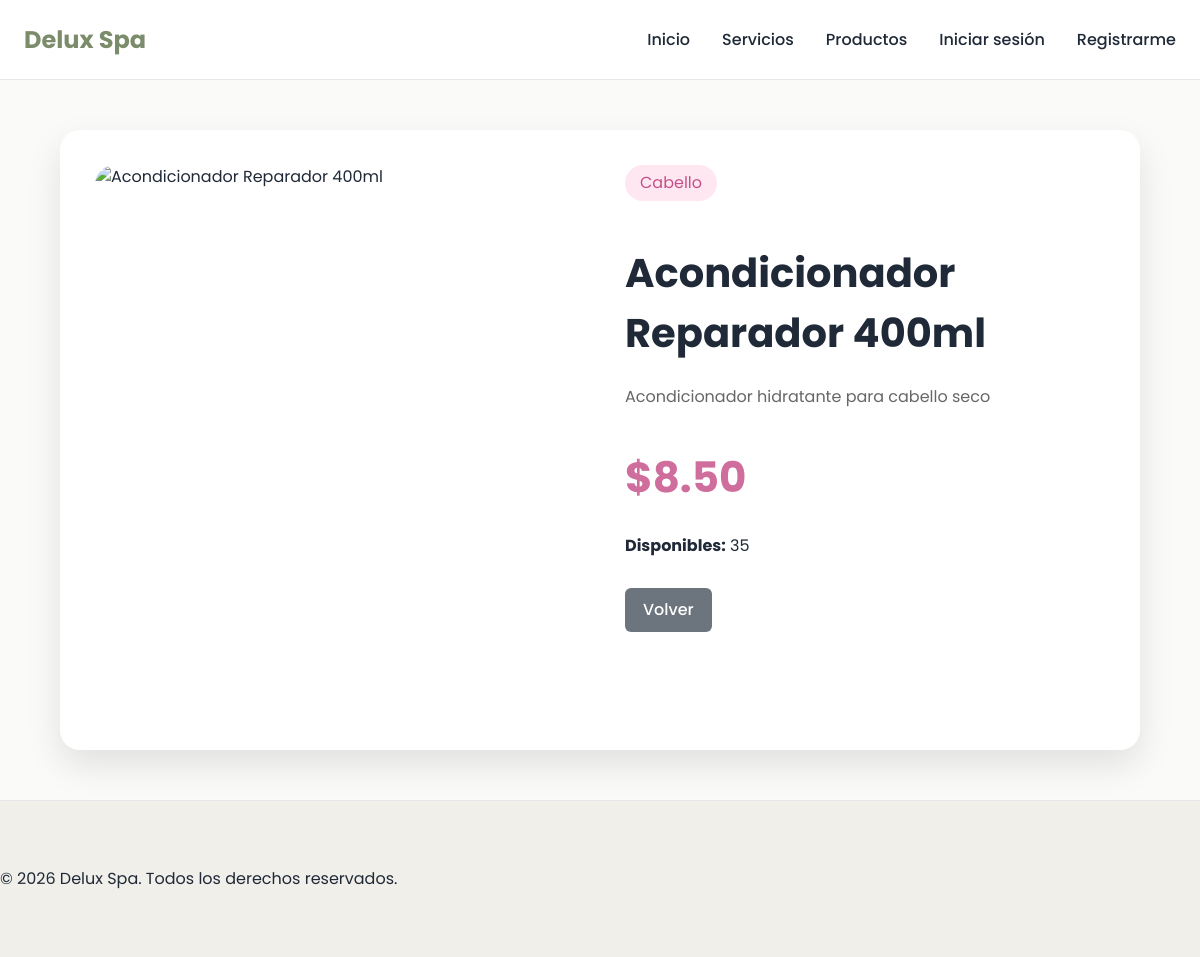
The app's page /index.php?controller=clienteProd&action=detalle&id=2 with its own data.
### tables this page shows
CREATE TABLE productos (
    id_producto            INT AUTO_INCREMENT PRIMARY KEY,
    id_categoria_producto  INT NOT NULL,
    nombre                 VARCHAR(100) NOT NULL,
    descripcion            TEXT NULL,
    precio                 DECIMAL(10,2) NOT NULL,
    stock                  INT NOT NULL DEFAULT 0,
    disponibilidad         TINYINT(1) NOT NULL DEFAULT 1,
    imagen                 VARCHAR(255) NULL,
    CONSTRAINT fk_productos_categoria
        FOREIGN KEY (id_categoria_producto) REFERENCES categorias_producto(id_categoria_producto)
        ON UPDATE CASCADE ON DELETE RESTRICT
);

CREATE TABLE categorias_producto (
    id_categoria_producto INT AUTO_INCREMENT PRIMARY KEY,
    nombre_categoria      VARCHAR(100) NOT NULL UNIQUE,
    descripcion           VARCHAR(200) NULL,
    estado                TINYINT(1)   NOT NULL DEFAULT 1
);

### controllers/cliente/ClienteProdController.php (called while the page is built, shortened)
<?php
require_once "models/dao/producto/ProductoDAO.php";
class ClienteProdController
{
    private ProductoDAO $productoDAO;
    public function __construct()
    {
        $this->productoDAO = new ProductoDAO();
    }
    public function detalle()
    {
        $id = filter_input(INPUT_GET, "id", FILTER_VALIDATE_INT);
        $producto = $this->productoDAO->buscarPorId($id);
        require_once "views/cliente/producto-compra/detalleProducto.php";
    }
}

### index.php (called while the page is built, shortened)
<?php
$action = $_GET['action'] ?? 'inicio';
$controller = new $controllerName();
$controller->$action();

### models/dao/producto/ProductoDAO.php (called while the page is built, shortened)
<?php
require_once "config/Database.php";
class ProductoDAO
{
    private PDO $cn;
    public function __construct(?PDO $conexion = null)
    {
        if($conexion !== null){
        $this->cn = $conexion;
        } else {
            $db = new Database();
            $this->cn = $db->conectar();
        }
    }
    public function buscarPorId(int $id)
    {
        $sql = "SELECT
                p.*,
                c.nombre_categoria
                FROM productos p
                INNER JOIN categorias_producto c
                    ON p.id_categoria_producto = c.id_categoria_producto
                WHERE p.id_producto = ?";
        $stmt = $this->cn->prepare($sql);
        $stmt->execute([$id]);
        return $stmt->fetch(PDO::FETCH_ASSOC);
    }
}

### config/Database.php (called while the page is built)
<?php
class Database
{
    private string $host = "localhost";
    private string $dbname = "spa_belleza";
    private string $user = "root";
    private string $password = "";
    public function conectar(): PDO
    {
        return new PDO(
            "mysql:host={$this->host};dbname={$this->dbname};charset=utf8mb4",
            $this->user,
            $this->password,
            [
                PDO::ATTR_ERRMODE            => PDO::ERRMODE_EXCEPTION,
                PDO::ATTR_DEFAULT_FETCH_MODE => PDO::FETCH_ASSOC,
                PDO::ATTR_EMULATE_PREPARES   => false
            ]
        );
    }
}

### views/cliente/producto-compra/detalleProducto.php (the view, shortened to what this page needs)
<?php
require_once "views/layouts/header_publico.php";
?>
<main class="detalle-container">
    <div class="detalle-card">
        <div class="detalle-imagen">
            <img src="<?= htmlspecialchars($producto["imagen"]) ?>"
                alt="<?= htmlspecialchars($producto["nombre"]) ?>">
        </div>
        <div class="detalle-info">
            <span class="categoria">
                <?= htmlspecialchars($producto["nombre_categoria"]) ?>
            </span>
            <h1><?= htmlspecialchars($producto["nombre"]) ?></h1>
            <p class="descripcion">
                <?= htmlspecialchars($producto["descripcion"]) ?>
            </p>
            <h2 class="precio">
                $<?= number_format($producto["precio"],2) ?>
            </h2>
            <p>
                <strong>Disponibles:</strong>
                <?= (int)$producto["stock"] ?>
            </p>
            <div class="acciones">
                <a
                    class="btn btn-secondary"
                    href="index.php?controller=clienteProd&action=index">
                    Volver
                </a>
            </div>
        </div>
    </div>
</main>
<?php require_once "views/layouts/footer.php"; ?>

### assets/css/design-system/variables.css (style rules this page uses)
:root { --color-primary: #355C7D; --color-primary-hover: #2B4A63; --color-primary-light: #EAF2F8; --color-secondary: #6C757D; --color-secondary-hover: #5A6268; --color-success: #28A745; --color-success-light: #D4EDDA; --color-danger: #DC3545; --color-danger-light: #F8D7DA; --color-warning: #F0AD4E; --color-warning-light: #FFF3CD; --color-info: #17A2B8; --color-info-light: #D1ECF1; --bg-body: #F5F7FA; --bg-surface: #FFFFFF; --bg-sidebar: #27374D; --bg-sidebar-hover: #355C7D; --bg-sidebar-active: #4F709C; --text-primary: #1F2937; --text-secondary: #6B7280; --text-muted: #9CA3AF; --text-white: #FFFFFF; --border-color: #E5E7EB; --font-family: 'Poppins', sans-serif; --font-size-xs: 12px; --font-size-sm: 14px; --font-size-md: 16px; --font-size-lg: 18px; --font-size-xl: 24px; --font-size-2xl: 32px; --font-light: 300; --font-regular: 400; --font-medium: 500; --font-semibold: 600; --font-bold: 700; --line-height: 1.5; --radius-sm: 6px; --radius-md: 10px; --radius-lg: 16px; --radius-xl: 24px; --radius-pill: 999px; --space-1: 4px; --space-2: 8px; --space-3: 12px; --space-4: 16px; --space-5: 20px; --space-6: 24px; --space-7: 32px; --space-8: 40px; --space-9: 48px; --space-10: 64px; --shadow-sm: 0 2px 6px rgba(0,0,0,.08); --shadow-md: 0 6px 16px rgba(0,0,0,.10); --shadow-lg: 0 12px 24px rgba(0,0,0,.15); --transition-fast: .2s ease; --transition-normal: .3s ease; --transition-slow: .5s ease; --sidebar-width: 250px; --navbar-height: 70px; --container-width: 1200px; --z-dropdown: 100; --z-sticky: 200; --z-sidebar: 300; --z-modal: 500; --z-toast: 700; }

### assets/css/design-system/components.css (style rules this page uses)
*, *::before, *::after { box-sizing:border-box; }
html { scroll-behavior:smooth; }
body { margin:0; padding:0; background:var(--bg-body); color:var(--text-primary); font-family:var(--font-family); font-size:var(--font-size-md); line-height:var(--line-height); }
img { max-width:100%; display:block; }
a { color:inherit; text-decoration:none; }
.btn { display:inline-flex; align-items:center; justify-content:center; gap:8px; padding:10px 18px; border:none; border-radius:var(--radius-sm); cursor:pointer; transition:var(--transition-fast); font-weight:var(--font-medium); }
.btn-secondary { background:var(--color-secondary); color:var(--text-white); }

### assets/css/design-system/client.css (style rules this page uses)
body { background: #FAFAF8; }

### assets/css/detalleProducto.css (style rules this page uses)
.detalle-container { width: 90%; max-width: 1200px; margin: 50px auto; }
.detalle-card { display: grid; grid-template-columns: 1fr 1fr; gap: 50px; background: white; border-radius: 20px; padding: 35px; box-shadow: 0 15px 35px rgba(0, 0, 0, .1); }
.detalle-imagen img { width: 100%; height: 550px; object-fit: cover; border-radius: 20px; }
.categoria { background: #ffe7f2; padding: 6px 15px; border-radius: 20px; color: #c45089; display: inline-block; margin-bottom: 15px; }
.detalle-info h1 { font-size: 40px; margin-bottom: 20px; }
.descripcion { line-height: 1.8; color: #666; margin-bottom: 30px; }
.precio { font-size: 42px; color: #cf6d9d; margin-bottom: 25px; }
.acciones { display: flex; gap: 15px; margin-top: 30px; }

### records on screen
productos: id_categoria_producto.nombre_categoria "Cabello", nombre "Acondicionador Reparador 400ml", descripcion "Acondicionador hidratante para cabello seco", precio "8.50", stock "35"
